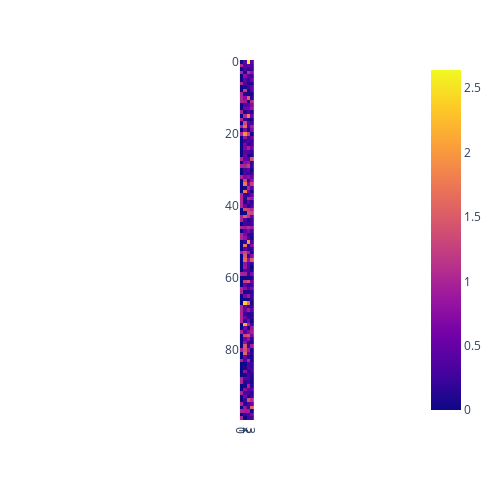

Notebook cell for this chart:
### Code cell
recon_x, mu, logvar = v.model(x)
recon_x = recon_x.detach().cpu().numpy()
# plot as a 10x10 image 
px.imshow(np.abs(recon_x[:100]-x[:100].detach().cpu().numpy()), width=500, height=500)

### Figure 1 — Plotly figure (JSON) as saved in the notebook; plotly's stock layout.template omitted (floating-point values rounded to 4 significant figures; data arrays with more than 128 entries replaced by an {"elided": "..."} marker saying what was removed)
{"data": [{"coloraxis": "coloraxis", "hovertemplate": "x: %{x}<br>y: %{y}<br>color: %{z}<extra></extra>", "name": "0", "type": "heatmap", "xaxis": "x", "yaxis": "y", "z": {"elided": "100x4 float values"}}], "layout": {"coloraxis": {"colorscale": [[0, "#0d0887"], [0.1111, "#46039f"], [0.2222, "#7201a8"], [0.3333, "#9c179e"], [0.4444, "#bd3786"], [0.5556, "#d8576b"], [0.6667, "#ed7953"], [0.7778, "#fb9f3a"], [0.8889, "#fdca26"], [1, "#f0f921"]]}, "height": 500, "margin": {"t": 60}, "width": 500, "xaxis": {"anchor": "y", "constrain": "domain", "domain": [0, 1], "scaleanchor": "y"}, "yaxis": {"anchor": "x", "autorange": "reversed", "constrain": "domain", "domain": [0, 1]}}}
